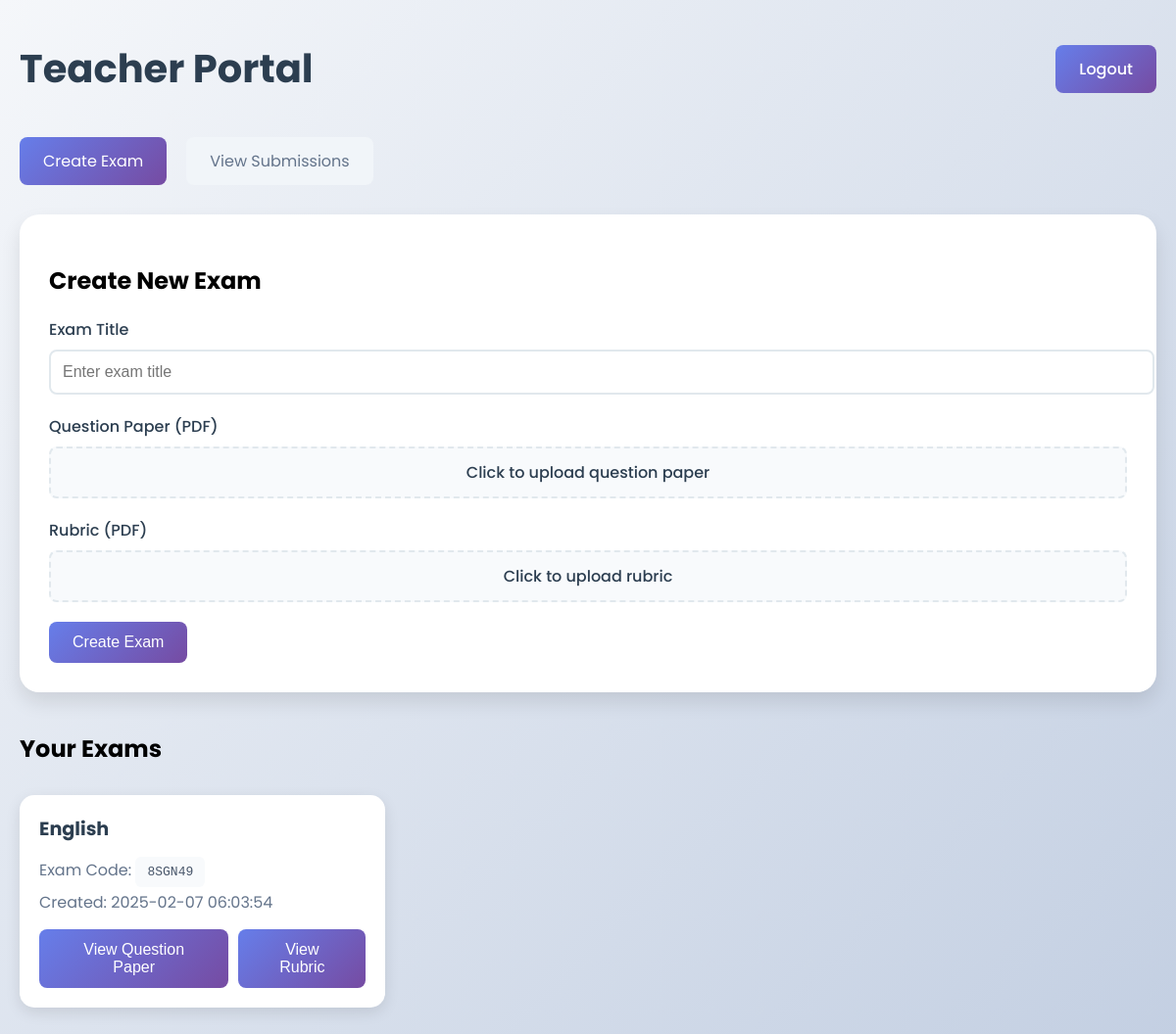
The app's page /teacher (signed in), older data.
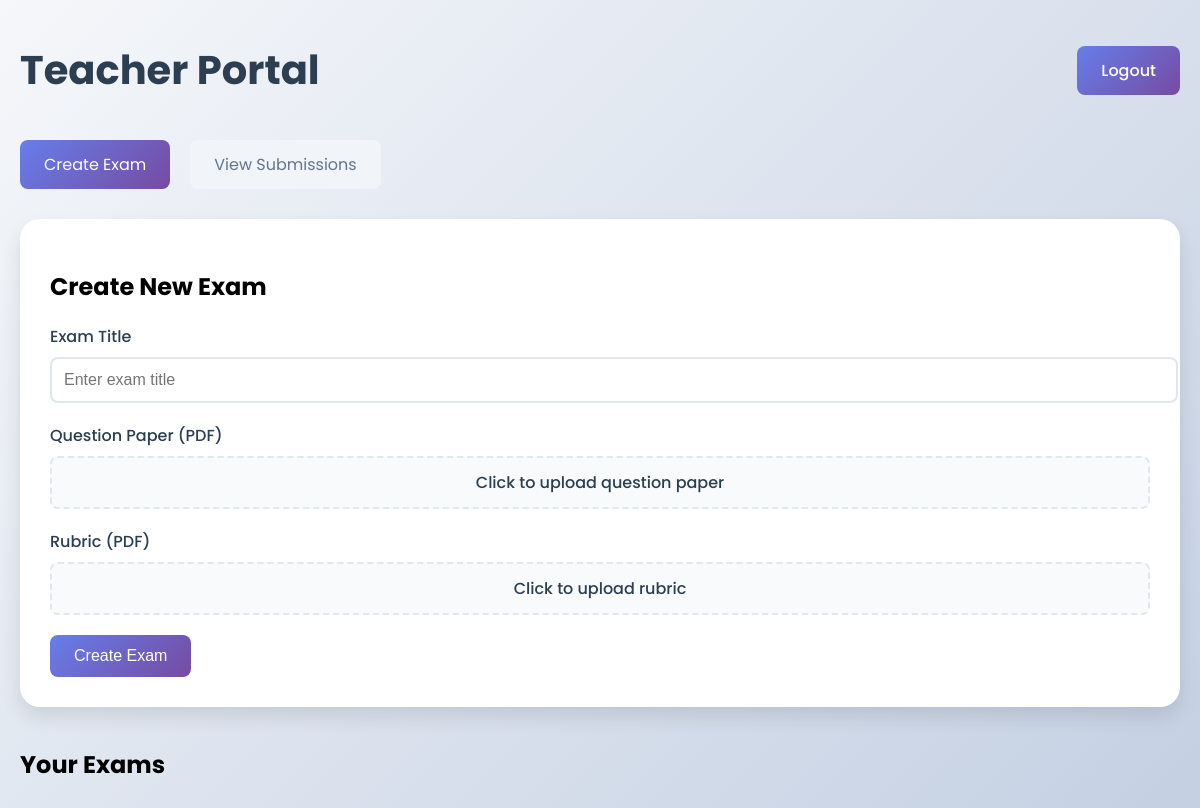
The same page, newer data.
### models.py (models this page shows)
class Exam(db.Model):
    id = db.Column(db.Integer, primary_key=True)
    title = db.Column(db.String(100), nullable=False)
    teacher_id = db.Column(db.Integer, db.ForeignKey('user.id'), nullable=False)
    question_paper_urls = db.Column(db.JSON, nullable=False)  # Store array of URLs
    rubric_urls = db.Column(db.JSON, nullable=False)  # Store array of URLs
    exam_code = db.Column(db.String(10), unique=True, nullable=False)
    created_at = db.Column(db.DateTime, server_default=db.func.now())
    submissions = db.relationship('Submission', backref='exam', lazy=True)

### app.py (the view, shortened to what this page needs)
@app.route('/teacher', methods=['GET', 'POST'])
@login_required(role='teacher')
def teacher_page():
    submissions = (Submission.query
                  .join(Exam)
                  .join(User, Submission.student_id == User.id)
                  .filter(Exam.teacher_id == session['user_id'])
                  .order_by(Submission.submitted_at.desc())
                  .all())
    exams = Exam.query.filter_by(teacher_id=session['user_id']).all()
    return render_template('teacher.html', exams=exams, submissions=submissions)

### app.py (called while the page is built)
def login_required(role=None):
    def decorator(f):
        @wraps(f)
        def decorated_function(*args, **kwargs):
            if 'user_id' not in session:
                return redirect(url_for('login_page'))
            if role and session.get('role') != role:
                flash('Unauthorized access')
                return redirect(url_for('index'))
            return f(*args, **kwargs)
        return decorated_function
    return decorator

### templates/teacher.html (shortened to what this page needs)
<!DOCTYPE html>
<html>
<head>
</head>
<body>
    <div class="container">
        <div class="header">
            <h1>Teacher Portal</h1>
            <a href="{{ url_for('logout') }}" class="button logout-btn">Logout</a>
        </div>
        <div class="tabs">
            <div class="tab active" onclick="switchTab('create-exam')">Create Exam</div>
            <div class="tab" onclick="switchTab('view-submissions')">View Submissions</div>
        </div>
        <div id="create-exam" class="tab-content active">
            <div class="form-container">
                <h2>Create New Exam</h2>
                <form method="POST" enctype="multipart/form-data">
                    <div class="form-group">
                        <label for="title">Exam Title</label>
                        <input type="text" id="title" name="title" required placeholder="Enter exam title">
                    </div>
                    <div class="form-group">
                        <label for="question_paper">Question Paper (PDF)</label>
                        <div class="file-input-container">
                            <label class="file-input-label">
                                <span>Click to upload question paper</span>
                            </label>
                        </div>
                    </div>
                    <div class="form-group">
                        <label for="rubric_file">Rubric (PDF)</label>
                        <div class="file-input-container">
                            <label class="file-input-label">
                                <span>Click to upload rubric</span>
                            </label>
                        </div>
                    </div>
                    <button type="submit" class="button">Create Exam</button>
                </form>
            </div>
            <h2>Your Exams</h2>
            <div class="exam-list">
                {% for exam in exams %}
                    <div class="exam-item">
                        <h3>{{ exam.title }}</h3>
                        <p>Exam Code: <span class="exam-code">{{ exam.exam_code }}</span></p>
                        <p>Created: {{ exam.created_at.strftime('%Y-%m-%d %H:%M:%S') }}</p>
                        <div class="exam-links">
                            <div class="dropdown">
                                <button class="button dropdown-toggle">View Question Paper</button>
                            </div>
                            <div class="dropdown">
                                <button class="button dropdown-toggle">View Rubric</button>
                            </div>
                        </div>
                    </div>
                {% endfor %}
            </div>
        </div>
    </div>
</body>
</html>

### templates/teacher.html (style rules this page uses)
body { font-family: 'Poppins', sans-serif; margin: 0; padding: 0; min-height: 100vh; background: linear-gradient(135deg, #f5f7fa 0%, #c3cfe2 100%); }
.container { max-width: 1200px; margin: 0 auto; padding: 40px 20px; }
.header { display: flex; justify-content: space-between; align-items: center; margin-bottom: 40px; }
h1 { color: #2c3e50; margin: 0; font-size: 2.5em; }
.form-container { background: white; padding: 30px; border-radius: 20px; box-shadow: 0 10px 20px rgba(0,0,0,0.1); margin-bottom: 40px; }
.form-group { margin-bottom: 20px; }
label { display: block; margin-bottom: 8px; color: #2c3e50; font-weight: 500; }
input, select { width: 100%; padding: 12px; border: 2px solid #e1e8ed; border-radius: 8px; font-size: 16px; transition: border-color 0.3s ease; }
.button { padding: 12px 24px; background: linear-gradient(135deg, #667eea 0%, #764ba2 100%); color: white; border: none; border-radius: 8px; font-size: 16px; font-weight: 500; cursor: pointer; transition: transform 0.3s ease, box-shadow 0.3s ease; }
.logout-btn { text-decoration: none; }
.file-input-container { position: relative; margin-bottom: 15px; }
.file-input-label { display: block; padding: 12px; background: #f8fafc; border: 2px dashed #e1e8ed; border-radius: 8px; text-align: center; cursor: pointer; transition: all 0.3s ease; }
.tabs { display: flex; gap: 20px; margin-bottom: 30px; }
.tab { padding: 12px 24px; background: #f1f5f9; border-radius: 8px; color: #64748b; cursor: pointer; transition: all 0.3s ease; }
.tab.active { background: linear-gradient(135deg, #667eea 0%, #764ba2 100%); color: white; }
.tab-content { display: none; }
.tab-content.active { display: block; }

Row changes from the older to the newer data that the page shows:
no longer on this page (row edited): Exam: title "English", exam_code "8SGN49", created_at "2025-02-07 06:03:54"
